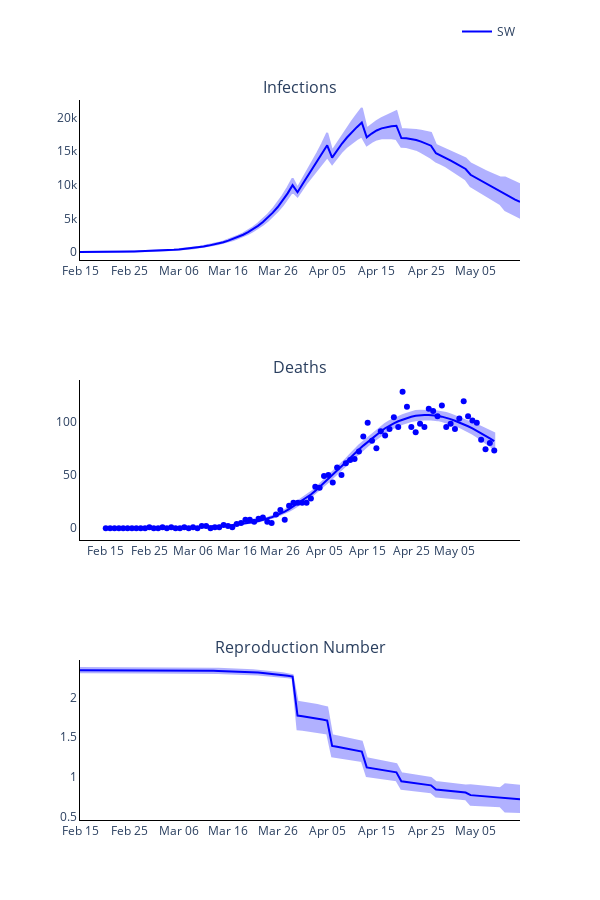

Notebook code for this chart:
### Markdown cell above
### Plot observed versus predicted using model with inferred parameters

### Code cell
# Trace names - represent the solver used for the simulation
trace_name = regions
titles = ['Infections', 'Deaths', 'Reproduction Number']

fig = go.Figure()
fig = make_subplots(rows=len(titles), cols=1, subplot_titles=tuple(titles), horizontal_spacing = 0.15)

# Plot (continuous predicted timeline and pointwise observed numbers each day)
for r, region in enumerate(regions):
    # Plot of infections
    fig.add_trace(
        go.Scatter(
            x=times,
            y=new_infec_mean[r].tolist(),
            mode='lines',
            name=trace_name[r],
            line_color=colours[r]
        ),
        row= 1,
        col= 1
    )

    fig.add_trace(
        go.Scatter(
            x=times + times[::-1],
            y=new_infec_upper[r].tolist() + new_infec_lower[r].tolist()[::-1],
            fill='toself',
            fillcolor=colours[r],
            line_color=colours[r],
            opacity=0.3,
            mode='lines',
            showlegend=False,
            name=trace_name[r]
        ),
        row= 1,
        col= 1
    )

    # fig.add_trace(
    #     go.Scatter(
    #         x=serology_times,
    #         y=np.sum(np.multiply(np.nan_to_num(np.divide(positives_data[r], tests[r])), susceptibles[r]), axis=1).tolist(),
    #         mode='markers',
    #         name=trace_name[r],
    #         showlegend=False,
    #         line_color=colours[r]
    #     ),
    #     row= 1,
    #     col= 1
    # )

    # Plot deaths
    fig.add_trace(
        go.Scatter(
            x=times,
            y=deaths_mean[r].tolist(),
            mode='lines',
            name=trace_name[r],
            showlegend=False,
            line_color=colours[r]
        ),
        row= 2,
        col= 1
    )

    fig.add_trace(
        go.Scatter(
            x=times + times[::-1],
            y=deaths_upper[r].tolist() + deaths_lower[r].tolist()[::-1],
            fill='toself',
            fillcolor=colours[r],
            line_color=colours[r],
            opacity=0.3,
            mode='lines',
            showlegend=False,
            name=trace_name[r]
        ),
        row= 2,
        col= 1
    )

    fig.add_trace(
        go.Scatter(
            x=times,
            y=np.sum(deaths_data[r], axis=1).tolist(),
            mode='markers',
            name=trace_name[r],
            showlegend=False,
            line_color=colours[r]
        ),
        row= 2,
        col= 1
    )

    # Plot reproduction number
    fig.add_trace(
        go.Scatter(
            x=times,
            y=reprod_num_mean[r].tolist(),
            mode='lines',
            name=trace_name[r],
            showlegend=False,
            line_color=colours[r]
        ),
        row= 3,
        col= 1
    )

    fig.add_trace(
        go.Scatter(
            x=times + times[::-1],
            y=reprod_num_upper[r].tolist() + reprod_num_lower[r].tolist()[::-1],
            fill='toself',
            fillcolor=colours[r],
            line_color=colours[r],
            opacity=0.3,
            mode='lines',
            showlegend=False,
            name=trace_name[r]
        ),
        row= 3,
        col= 1
    )

# Add axis labels
fig.update_layout(
    width=600, 
    height=900,
    plot_bgcolor='white',
    xaxis=dict(
        linecolor='black',
        tickvals=np.arange(1, 90, 10).tolist(),
        ticktext=['Feb 15', 'Feb 25', 'Mar 06', 'Mar 16', 'Mar 26', 'Apr 05', 'Apr 15', 'Apr 25', 'May 05', 'May 15']),
    yaxis=dict(linecolor='black'),
    xaxis2=dict(
        linecolor='black',
        tickvals=np.arange(1, 90, 10).tolist(),
        ticktext=['Feb 15', 'Feb 25', 'Mar 06', 'Mar 16', 'Mar 26', 'Apr 05', 'Apr 15', 'Apr 25', 'May 05', 'May 15']),
    yaxis2=dict(linecolor='black'),
    xaxis3=dict(
        linecolor='black',
        tickvals=np.arange(1, 90, 10).tolist(),
        ticktext=['Feb 15', 'Feb 25', 'Mar 06', 'Mar 16', 'Mar 26', 'Apr 05', 'Apr 15', 'Apr 25', 'May 05', 'May 15']),
    yaxis3=dict(linecolor='black'),
    legend=dict(
        orientation='h',
        yanchor="bottom",
        y=1.075,
        xanchor="right",
        x=1)
    )

fig.write_image('images/Figure-3-synthetic.pdf')
fig.show()

### Figure 1 — Plotly figure (JSON) as saved in the notebook; plotly's stock layout.template omitted (floating-point values rounded to 4 significant figures; data arrays with more than 128 entries replaced by an {"elided": "..."} marker saying what was removed)
{"data": [{"line": {"color": "blue"}, "mode": "lines", "name": "SW", "type": "scatter", "x": [1, 2, 3, 4, 5, 6, 7, 8, 9, 10, 11, 12, 13, 14, 15, 16, 17, 18, 19, 20, 21, 22, 23, 24, 25, 26, 27, 28, 29, 30, 31, 32, 33, 34, 35, 36, 37, 38, 39, 40, 41, 42, 43, 44, 45, 46, 47, 48, 49, 50, 51, 52, 53, 54, 55, 56, 57, 58, 59, 60, 61, 62, 63, 64, 65, 66, 67, 68, 69, 70, 71, 72, 73, 74, 75, 76, 77, 78, 79, 80, 81, 82, 83, 84, 85, 86, 87, 88, 89, 90], "xaxis": "x", "y": [52.04, 48.3, 44.02, 43.44, 46.63, 52.6, 60.46, 69.77, 80.45, 92.64, 106.6, 122.6, 140.9, 162.1, 186.4, 214.3, 246.4, 283.4, 325.8, 374.5, 430.4, 494.7, 568.6, 653.4, 750.8, 862.7, 991.3, 1139.0, 1308.0, 1502.0, 1725.0, 1980.0, 2272.0, 2605.0, 2987.0, 3424.0, 3923.0, 4493.0, 5140.0, 5878.0, 6717.0, 7669.0, 8749.0, 9968.0, 8908.0, 10080.0, 11250.0, 12380.0, 13510.0, 14670.0, 15880.0, 14040.0, 15120.0, 16140.0, 17030.0, 17830.0, 18560.0, 19260.0, 17070.0, 17620.0, 18070.0, 18390.0, 18590.0, 18720.0, 18780.0, 16950.0, 16930.0, 16840.0, 16660.0, 16420.0, 16130.0, 15820.0, 14690.0, 14360.0, 14000.0, 13610.0, 13200.0, 12780.0, 12360.0, 11500.0, 11100.0, 10690.0, 10280.0, 9869.0, 9464.0, 9067.0, 8556.0, 8186.0, 7826.0, 7478.0], "yaxis": "y"}, {"fill": "toself", "fillcolor": "blue", "line": {"color": "blue"}, "mode": "lines", "name": "SW", "opacity": 0.3, "showlegend": false, "type": "scatter", "x": {"elided": "180 int values"}, "xaxis": "x", "y": {"elided": "180 float values"}, "yaxis": "y"}, {"line": {"color": "blue"}, "mode": "lines", "name": "SW", "showlegend": false, "type": "scatter", "x": [1, 2, 3, 4, 5, 6, 7, 8, 9, 10, 11, 12, 13, 14, 15, 16, 17, 18, 19, 20, 21, 22, 23, 24, 25, 26, 27, 28, 29, 30, 31, 32, 33, 34, 35, 36, 37, 38, 39, 40, 41, 42, 43, 44, 45, 46, 47, 48, 49, 50, 51, 52, 53, 54, 55, 56, 57, 58, 59, 60, 61, 62, 63, 64, 65, 66, 67, 68, 69, 70, 71, 72, 73, 74, 75, 76, 77, 78, 79, 80, 81, 82, 83, 84, 85, 86, 87, 88, 89, 90], "xaxis": "x2", "y": [0.01091, 0.0244, 0.03842, 0.0526, 0.06729, 0.08298, 0.1002, 0.1194, 0.141, 0.1655, 0.1934, 0.2253, 0.2618, 0.3036, 0.3516, 0.4068, 0.4703, 0.5432, 0.6271, 0.7236, 0.8345, 0.9621, 1.109, 1.277, 1.471, 1.694, 1.95, 2.245, 2.583, 2.972, 3.415, 3.925, 4.511, 5.185, 5.958, 6.844, 7.861, 9.026, 10.36, 11.89, 13.63, 15.63, 17.91, 20.52, 22.98, 25.62, 28.5, 31.64, 35.05, 38.73, 42.71, 46.33, 50.01, 53.81, 57.74, 61.8, 65.96, 70.21, 73.93, 77.49, 80.96, 84.34, 87.62, 90.78, 93.8, 96.27, 98.43, 100.3, 102.0, 103.4, 104.6, 105.5, 106.0, 106.2, 106.2, 105.9, 105.4, 104.7, 103.7, 102.4, 100.8, 99.29, 97.54, 95.63, 93.56, 91.36, 89.02, 86.57, 84.22, 81.79], "yaxis": "y2"}, {"fill": "toself", "fillcolor": "blue", "line": {"color": "blue"}, "mode": "lines", "name": "SW", "opacity": 0.3, "showlegend": false, "type": "scatter", "x": {"elided": "180 int values"}, "xaxis": "x2", "y": {"elided": "180 float values"}, "yaxis": "y2"}, {"line": {"color": "blue"}, "mode": "markers", "name": "SW", "showlegend": false, "type": "scatter", "x": [1, 2, 3, 4, 5, 6, 7, 8, 9, 10, 11, 12, 13, 14, 15, 16, 17, 18, 19, 20, 21, 22, 23, 24, 25, 26, 27, 28, 29, 30, 31, 32, 33, 34, 35, 36, 37, 38, 39, 40, 41, 42, 43, 44, 45, 46, 47, 48, 49, 50, 51, 52, 53, 54, 55, 56, 57, 58, 59, 60, 61, 62, 63, 64, 65, 66, 67, 68, 69, 70, 71, 72, 73, 74, 75, 76, 77, 78, 79, 80, 81, 82, 83, 84, 85, 86, 87, 88, 89, 90], "xaxis": "x2", "y": [0, 0, 0, 0, 0, 0, 0, 0, 0, 0, 1, 0, 0, 1, 0, 1, 0, 0, 1, 0, 1, 0, 2, 2, 0, 1, 1, 3, 2, 1, 4, 5, 8, 8, 6, 9, 10, 6, 5, 13, 17, 8, 21, 24, 24, 24, 24, 28, 39, 38, 49, 50, 43, 57, 50, 61, 64, 65, 72, 86, 99, 82, 75, 91, 87, 93, 104, 95, 128, 114, 95, 90, 98, 95, 112, 110, 105, 115, 95, 98, 93, 103, 119, 105, 101, 99, 83, 74, 80, 73], "yaxis": "y2"}, {"line": {"color": "blue"}, "mode": "lines", "name": "SW", "showlegend": false, "type": "scatter", "x": [1, 2, 3, 4, 5, 6, 7, 8, 9, 10, 11, 12, 13, 14, 15, 16, 17, 18, 19, 20, 21, 22, 23, 24, 25, 26, 27, 28, 29, 30, 31, 32, 33, 34, 35, 36, 37, 38, 39, 40, 41, 42, 43, 44, 45, 46, 47, 48, 49, 50, 51, 52, 53, 54, 55, 56, 57, 58, 59, 60, 61, 62, 63, 64, 65, 66, 67, 68, 69, 70, 71, 72, 73, 74, 75, 76, 77, 78, 79, 80, 81, 82, 83, 84, 85, 86, 87, 88, 89, 90], "xaxis": "x3", "y": [2.348, 2.348, 2.348, 2.348, 2.348, 2.348, 2.348, 2.348, 2.348, 2.348, 2.348, 2.347, 2.347, 2.347, 2.347, 2.347, 2.346, 2.346, 2.346, 2.345, 2.345, 2.345, 2.344, 2.343, 2.342, 2.342, 2.341, 2.339, 2.338, 2.337, 2.335, 2.333, 2.33, 2.328, 2.325, 2.321, 2.317, 2.312, 2.307, 2.301, 2.294, 2.286, 2.277, 2.267, 1.774, 1.766, 1.757, 1.747, 1.736, 1.724, 1.711, 1.389, 1.379, 1.368, 1.356, 1.344, 1.332, 1.319, 1.119, 1.108, 1.098, 1.088, 1.077, 1.066, 1.055, 0.9425, 0.9337, 0.9251, 0.9165, 0.9081, 0.8999, 0.8918, 0.8399, 0.8329, 0.8261, 0.8196, 0.8132, 0.807, 0.8011, 0.7676, 0.7625, 0.7575, 0.7527, 0.7482, 0.7438, 0.7396, 0.7257, 0.7219, 0.7183, 0.7149], "yaxis": "y3"}, {"fill": "toself", "fillcolor": "blue", "line": {"color": "blue"}, "mode": "lines", "name": "SW", "opacity": 0.3, "showlegend": false, "type": "scatter", "x": {"elided": "180 int values"}, "xaxis": "x3", "y": {"elided": "180 float values"}, "yaxis": "y3"}], "layout": {"annotations": [{"font": {"size": 16}, "showarrow": false, "text": "Infections", "x": 0.5, "xanchor": "center", "xref": "paper", "y": 1, "yanchor": "bottom", "yref": "paper"}, {"font": {"size": 16}, "showarrow": false, "text": "Deaths", "x": 0.5, "xanchor": "center", "xref": "paper", "y": 0.6111, "yanchor": "bottom", "yref": "paper"}, {"font": {"size": 16}, "showarrow": false, "text": "Reproduction Number", "x": 0.5, "xanchor": "center", "xref": "paper", "y": 0.2222, "yanchor": "bottom", "yref": "paper"}], "height": 900, "legend": {"orientation": "h", "x": 1, "xanchor": "right", "y": 1.075, "yanchor": "bottom"}, "plot_bgcolor": "white", "width": 600, "xaxis": {"anchor": "y", "domain": [0, 1], "linecolor": "black", "ticktext": ["Feb 15", "Feb 25", "Mar 06", "Mar 16", "Mar 26", "Apr 05", "Apr 15", "Apr 25", "May 05", "May 15"], "tickvals": [1, 11, 21, 31, 41, 51, 61, 71, 81]}, "xaxis2": {"anchor": "y2", "domain": [0, 1], "linecolor": "black", "ticktext": ["Feb 15", "Feb 25", "Mar 06", "Mar 16", "Mar 26", "Apr 05", "Apr 15", "Apr 25", "May 05", "May 15"], "tickvals": [1, 11, 21, 31, 41, 51, 61, 71, 81]}, "xaxis3": {"anchor": "y3", "domain": [0, 1], "linecolor": "black", "ticktext": ["Feb 15", "Feb 25", "Mar 06", "Mar 16", "Mar 26", "Apr 05", "Apr 15", "Apr 25", "May 05", "May 15"], "tickvals": [1, 11, 21, 31, 41, 51, 61, 71, 81]}, "yaxis": {"anchor": "x", "domain": [0.7778, 1], "linecolor": "black"}, "yaxis2": {"anchor": "x2", "domain": [0.3889, 0.6111], "linecolor": "black"}, "yaxis3": {"anchor": "x3", "domain": [0, 0.2222], "linecolor": "black"}}}
